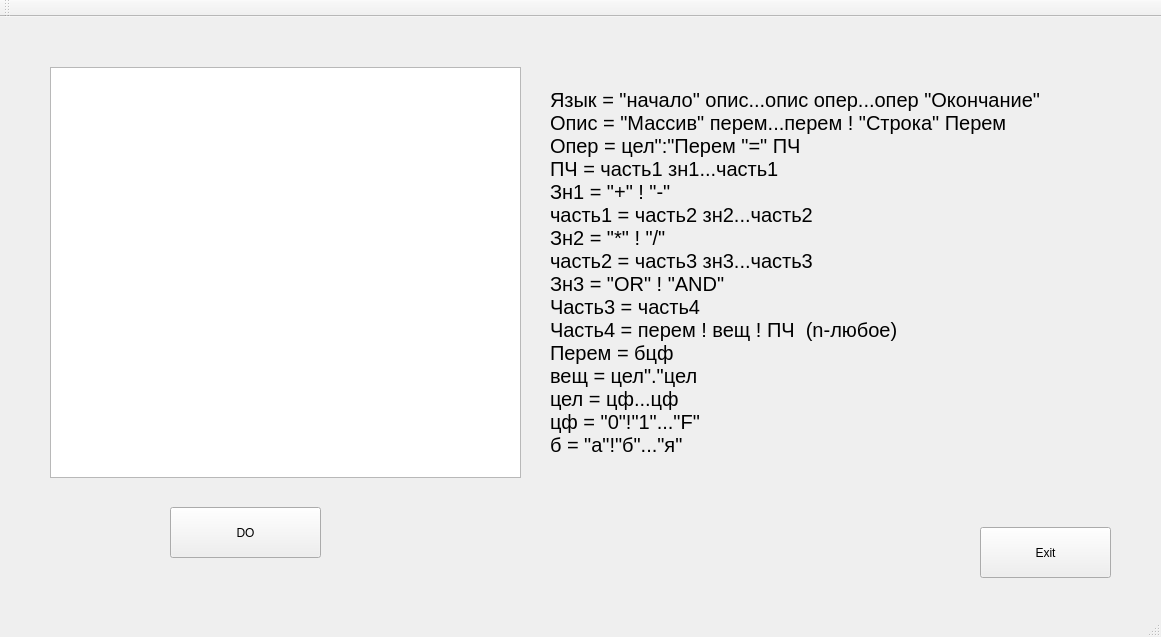
<?xml version="1.0" encoding="UTF-8"?>
<ui version="4.0">
 <class>MainWindow</class>
 <widget class="QMainWindow" name="MainWindow">
  <property name="geometry">
   <rect>
    <x>0</x>
    <y>0</y>
    <width>1161</width>
    <height>637</height>
   </rect>
  </property>
  <property name="windowTitle">
   <string>MainWindow</string>
  </property>
  <widget class="QWidget" name="centralWidget">
   <widget class="QPushButton" name="pushButton">
    <property name="geometry">
     <rect>
      <x>980</x>
      <y>510</y>
      <width>131</width>
      <height>51</height>
     </rect>
    </property>
    <property name="text">
     <string>Exit</string>
    </property>
   </widget>
   <widget class="QLabel" name="label">
    <property name="geometry">
     <rect>
      <x>550</x>
      <y>50</y>
      <width>501</width>
      <height>411</height>
     </rect>
    </property>
    <property name="font">
     <font>
      <pointsize>15</pointsize>
     </font>
    </property>
    <property name="text">
     <string>Язык = &quot;начало&quot; опис...опис опер...опер &quot;Окончание&quot;
Опис = &quot;Массив&quot; перем...перем ! &quot;Строка&quot; Перем
Опер = цел&quot;:&quot;Перем &quot;=&quot; ПЧ
ПЧ = часть1 зн1...часть1
Зн1 = &quot;+&quot; ! &quot;-&quot;
часть1 = часть2 зн2...часть2
Зн2 = &quot;*&quot; ! &quot;/&quot;
часть2 = часть3 зн3...часть3
Зн3 = &quot;OR&quot; ! &quot;AND&quot;
Часть3 = &lt;/&quot;NOT&quot;/&gt;часть4
Часть4 = перем ! вещ ! ПЧ  (n-любое)
Перем = бцф&lt;/&quot;цф&quot;/&gt;&lt;/&quot;цф&quot;/&gt;
вещ = цел&quot;.&quot;цел
цел = цф...цф
цф = &quot;0&quot;!&quot;1&quot;...&quot;F&quot;
б = &quot;а&quot;!&quot;б&quot;...&quot;я&quot;</string>
    </property>
   </widget>
   <widget class="QTextEdit" name="textEdit">
    <property name="geometry">
     <rect>
      <x>50</x>
      <y>50</y>
      <width>471</width>
      <height>411</height>
     </rect>
    </property>
   </widget>
   <widget class="QPushButton" name="pushButton_2">
    <property name="geometry">
     <rect>
      <x>170</x>
      <y>490</y>
      <width>151</width>
      <height>51</height>
     </rect>
    </property>
    <property name="text">
     <string>DO</string>
    </property>
   </widget>
  </widget>
  <widget class="QMenuBar" name="menuBar">
   <property name="geometry">
    <rect>
     <x>0</x>
     <y>0</y>
     <width>1161</width>
     <height>21</height>
    </rect>
   </property>
  </widget>
  <widget class="QToolBar" name="mainToolBar">
   <attribute name="toolBarArea">
    <enum>TopToolBarArea</enum>
   </attribute>
   <attribute name="toolBarBreak">
    <bool>false</bool>
   </attribute>
  </widget>
  <widget class="QStatusBar" name="statusBar"/>
 </widget>
 <layoutdefault spacing="6" margin="11"/>
 <resources/>
 <connections/>
</ui>
